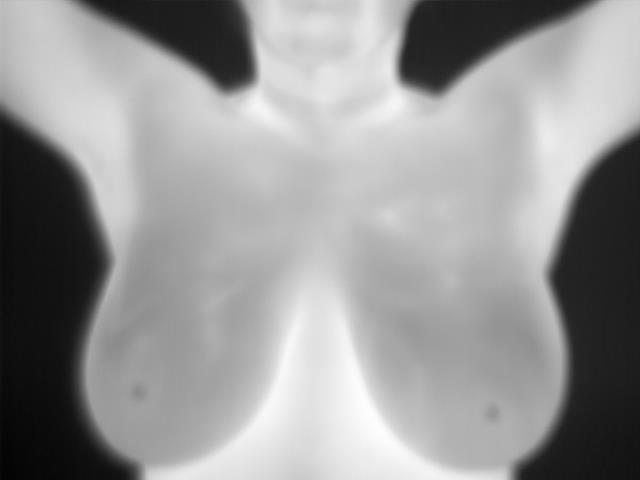
%> input picture images/T0001.1.1.S.2012-10-08.00_Healthy.jpg, 640 x 480 px; its folder holds only this picture in this run
$ octave main.m   (GNU Octave 9; MATLAB toolbox functions it lacks are replaced by stand-ins)
%> lines starting %> are read from the running program, lines starting %| are printed output that depends on the picture; in (x1, y1, x2, y2) boxes, pixels count from 0 and x2, y2 are one past the last pixel; in counts of white or black regions, pixels touching at a corner belong together; the program's own positions count from 1
### load_images.m
% Get list of all jpg images in provided directory

function [images, labels, n_images] = load_images(image_dir)
%> called with image_dir = 'images'

    if ~isdir(image_dir)
        error('Invalid image directory')
    end

    % list all files with extension '.jpg'
    imagefiles = dir(strcat(image_dir, '/*.jpg'));
    n_images = length(imagefiles);

    images = cell(1, n_images);
    labels = cell(1, n_images);

    disp(['Loading images from ', image_dir, '...']);

    for i = 1: n_images
        filename = strcat(image_dir, '/', imagefiles(i).name);
        image = imread(filename);
%> image is the input picture: size 480x640x3 uint8; min 2, max 255, mean 149.8
        images{i} = image;

        if strcmp(filename(end - 10: end - 4), 'Healthy') == 1
            labels{i} = 'Healthy';
        else
            labels{i} = 'Sick';
        end
        %images{i} = strip(image, 0.05, 0.12, 0.15, 0.05);
    end

    disp('Images loaded successfully !');
    disp(' ');
end

% [4 lines left out: function strip, not called in this run]


### test_segmentation.m
% utility function for viewing segmentations
function [] = test_segmentation(images, labels)

    disp('Image segmentation test...');

    HealthyCount = sum(strcmp(labels, 'Healthy'));
    SickCount = length(labels) - HealthyCount;

    disp(['Healthy Count : ' num2str(HealthyCount)]);
    disp(['Sick Count    : ' num2str(SickCount)]);
    disp(' ');

    % number of images in cell array
    n_images = length(images);

    for i = 1: n_images

        disp(['Image Number : ', num2str(i)]);
        disp(['Image Label  : ', labels(i)]);

        % Find the ROI
        img = images{i};
        gray = rgb2gray(img);
        seg = get_segment_ROI(gray);

        % Segment the images and get bflines
        [left, right, bflines] = get_segments_lr(seg);
        %
        % Display all the images
        subplot(221), imshow(gray);
        subplot(222), imshow(seg);

        if ~isempty(bflines)
            x = bflines{1}; y1 = bflines{2}; y2 = bflines{3};
            hold on;
            subplot(222), plot(x, y1, 'b', 'LineWidth', 2);
            subplot(222), plot(x, y2, 'b', 'LineWidth', 2);

            % find and plot the bifurcation point
            [bi_x, bi_y] = polyxpoly(x, y1, x, y2, 'unique');
            plot(bi_x, bi_y, 'o', 'MarkerEdgeColor', 'r', 'MarkerSize', 12, 'LineWidth', 3);
            hold off;
        else
            disp('Sorry, Cannot find bufurcation line !');
            disp(' ');
        end

        subplot(223), imshow(left);
        subplot(224), imshow(right);
        %}
        k = waitforbuttonpress;

    end

    disp('Image segmentation test completed !');
end

### get_segment_ROI.m
function seg = get_segment_ROI(src)

    %img = adapthisteq(src);
    img = src;

    % apply gaussian filter with sigma = 1.4 to filter noise
    h = fspecial('gaussian', [3, 3], 1.4);
    img = imfilter(img, h, 'replicate');

    % use canny edge detector to find the edges
    img = edge(img, 'canny', [0.15 0.20]);

    % use morphological dilation
    se = ones(3, 3, 'uint8');
    img = imdilate(img, se);

    %get the ROI
    [left, right, top, bottom] = get_bounding_rect(img);

    seg = src(top: bottom, left: right);

end

% return a bounding region for the Region of Interest
function [left, right, top, bottom] = get_bounding_rect(img)

    [y_img, x_img] = size(img);

    % strip off the bottom part of the image
    hpp = get_pp(img, 'hpp', 'reversed');
    %subplot(321), plot(hpp)

    % find the peaks and their respective locations
    [pks, locs] = findpeaks(hpp, 'MinPeakHeight', 0.5);
    if length(locs > 0)
        bottom = y_img - locs(1) + 1;
    else
        bottom = y_img;
    end
    img = img(1: bottom, :);

    %subplot(121), imshow(img);

    % strip off the image above neck region
    tmp = img(1: int64(bottom / 3), :);
    hpp = get_pp(tmp, 'hpp', 'reversed');
    %subplot(223), plot(hpp)

    % find the peaks and their respective locations
    [pks, locs] = findpeaks(hpp, 'MinPeakHeight', 0.5);
    if length(locs > 0)
        top = int64(bottom / 3) - locs(1);
    else
        top = 1;
    end
    img = img(top: bottom, :);

    % strip off the left and right side of breasts in given image
    vpp = get_pp(img, 'vpp');
    %subplot(322), plot(vpp)

    % find the peaks and their respective locations
    [pks, locs] = findpeaks(vpp, 'MinPeakHeight', 0.5);

    if length(locs > 0)
        left = locs(1);
    else
        left = 1;
    end
    if length(locs > 1)
        right = locs(end);
    else
        right = x_img;
    end

end


### get_pp.m
% Get the projection profile for input image
% two types of projection profile : Horizontal PP, and Vertical PP
function pp = get_pp(img, type, order)

    if strcmp(type, 'hpp')
        pp = sum(img, 2);
    elseif strcmp(type, 'vpp')
        pp = sum(img, 1);
    else
        error('Invalid projection profile ! Valid : hpp or vpp')
    end

    pp = reshape(pp, 1, length(pp));

    win = gausswin(4);
    pp = filter(win, 1, pp);

    % subtract the mean
    pp = pp - mean(pp);

    % normalize the projection profile
    peaks = sort(pp, 'descend');
    pp = pp / median(peaks(1: min(10, length(peaks))));

    % by default the vpp starts from left and hpp starts from top
    % that is, not reversed
    if nargin > 2
        if strcmp(order, 'reversed')
            pp = fliplr(pp);
        end
    end
end

### main.m
% test script
clear all;
clc;

% -------------------------------------------------------------------------
% Load all the images
image_dir = 'images';
[images, labels, n_images] = load_images(image_dir);
%> images = 1 item; labels = {'Healthy'}; n_images = 1


% -------------------------------------------------------------------------
% To do segmentation test run code, and comment everything below
 test_segmentation(images, labels);
%> in test_segmentation, `SickCount = length(labels) - HealthyCount;`: SickCount = 0
%| Healthy Count : 1
%| Sick Count    : 0
%> in test_segmentation, `n_images = length(images);`: n_images = 1
%> the loop in test_segmentation, `for i = 1: n_images` made 1 pass
%| Image Number : 1
%| {
%|   [1,1] = Image Label  :
%|   [1,2] = Healthy
%| }
%> pass 1, in get_segment_ROI, `img = edge(img, 'canny', [0.15 0.20]);`:
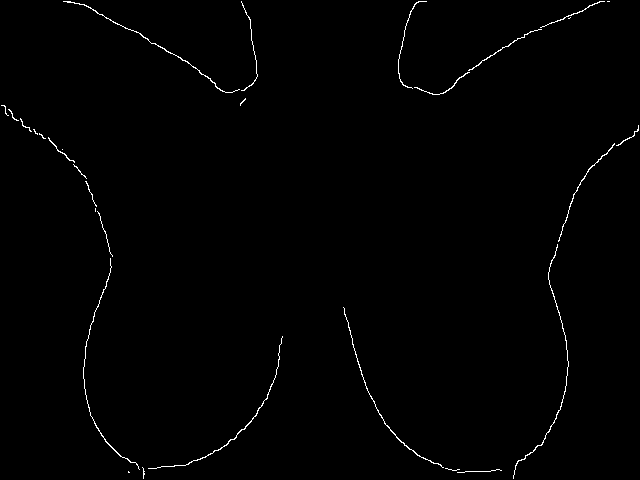
%> img: size 480x640 logical; 0.74% white in thin lines or dots
%> pass 1, in get_segment_ROI, `img = imdilate(img, se);`:
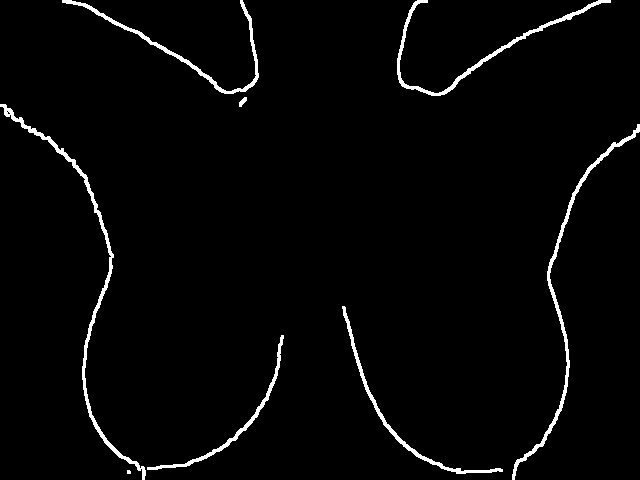
%> img: size 480x640 logical; 2.4% white; 8 white regions (1 under 20 px), largest, box (x1, y1, x2, y2) and area: (0, 104, 146, 480) 1747, (512, 124, 640, 480) 1520, (397, 0, 611, 96) 1268
%> the run ends on the next line

$ run again, on images/T0006.1.1.S.2012-10-17.00_Healthy.jpg
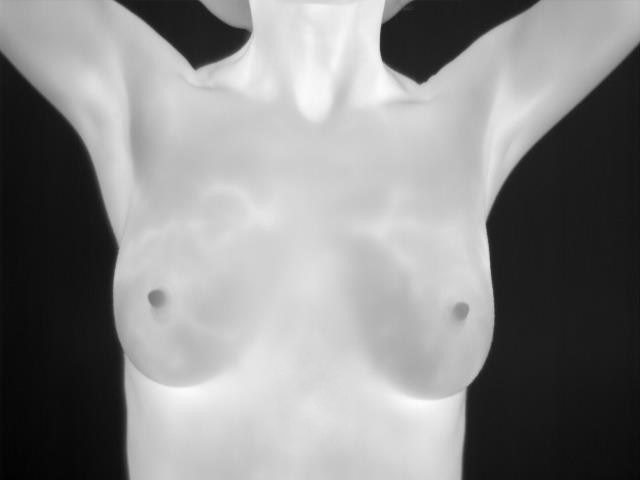
%> input picture images/T0006.1.1.S.2012-10-17.00_Healthy.jpg, 640 x 480 px
%> in load_images, image is the input picture: size 480x640x3 uint8; min 1, max 252, mean 136.7
%> `[images, labels, n_images] = load_images(image_dir);`: images = 1 item; labels = {'Healthy'}; n_images = 1
%> SickCount = 0
%| Healthy Count : 1
%| Sick Count    : 0
%> in test_segmentation, `n_images = length(images);`: n_images = 1
%> the loop in test_segmentation, `for i = 1: n_images` made 1 pass
%> (printed output is left out)
%> pass 1, in get_segment_ROI, `img = edge(img, 'canny', [0.15 0.20]);`:
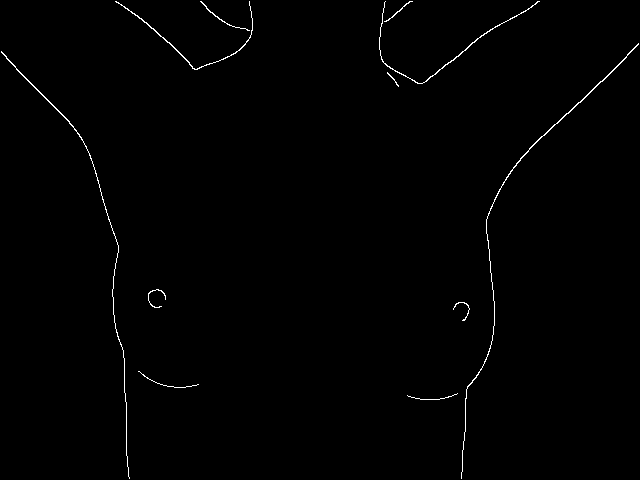
%> img: size 480x640 logical; 0.66% white in thin lines or dots
%> pass 1, in get_segment_ROI, `img = imdilate(img, se);`:
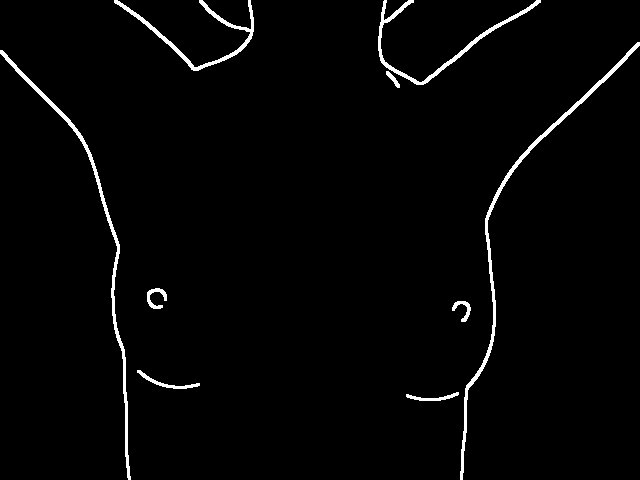
%> img: size 480x640 logical; 2.1% white; 9 white regions, largest, box (x1, y1, x2, y2) and area: (460, 42, 640, 480) 1859, (0, 50, 131, 480) 1661, (378, 0, 541, 85) 1118

$ run again, on images/T0009.1.1.D.2012-10-24.00_Healthy.jpg
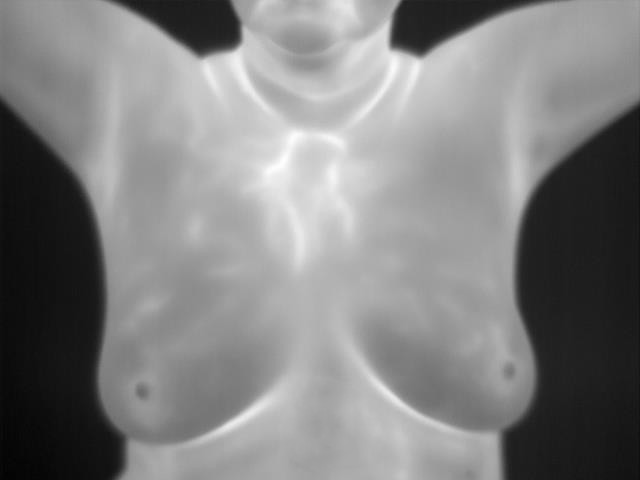
%> input picture images/T0009.1.1.D.2012-10-24.00_Healthy.jpg, 640 x 480 px
%> in load_images, image is the input picture: size 480x640x3 uint8; min 2, max 254, mean 128.5
%> `[images, labels, n_images] = load_images(image_dir);`: images = 1 item; labels = {'Healthy'}; n_images = 1
%> SickCount = 0
%| Healthy Count : 1
%| Sick Count    : 0
%> in test_segmentation, `n_images = length(images);`: n_images = 1
%> the loop in test_segmentation, `for i = 1: n_images` made 1 pass
%> (printed output is left out)
%> pass 1, in get_segment_ROI, `img = edge(img, 'canny', [0.15 0.20]);`:
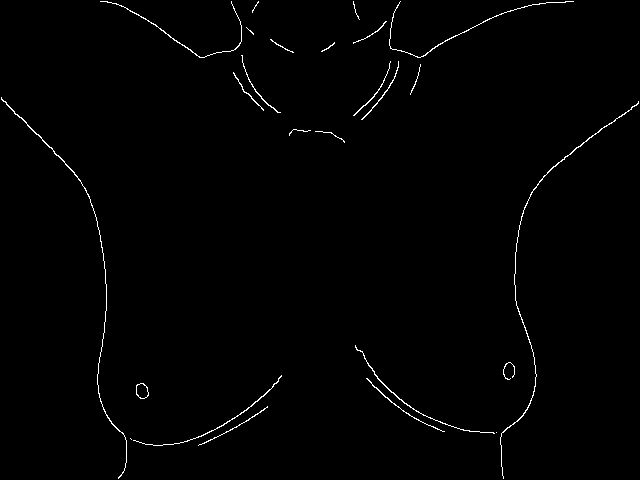
%> img: size 480x640 logical; 0.91% white in thin lines or dots
%> pass 1, in get_segment_ROI, `img = imdilate(img, se);`:
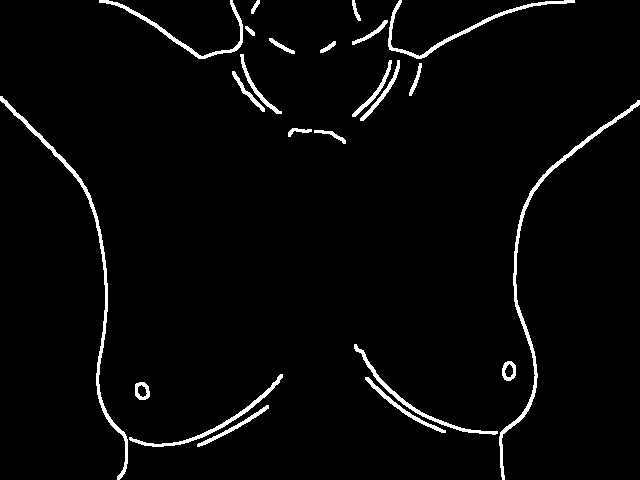
%> img: size 480x640 logical; 3% white; 23 white regions, largest, box (x1, y1, x2, y2) and area: (499, 100, 640, 480) 1646, (0, 96, 128, 480) 1559, (388, 0, 575, 59) 891

$ run again, on images/T0002.1.1.S.2012-10-08.00_Healthy.jpg
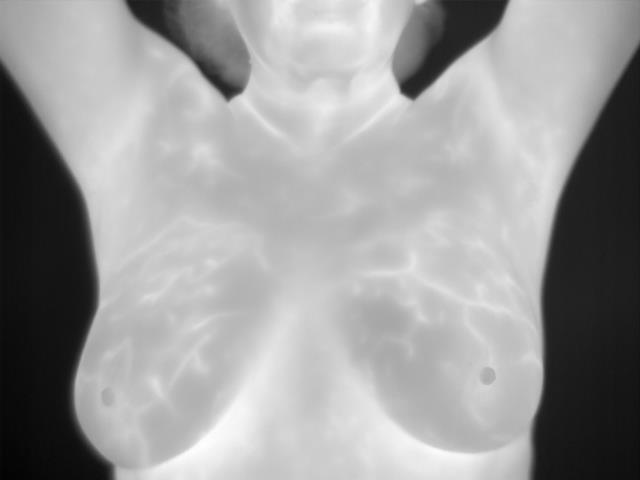
%> input picture images/T0002.1.1.S.2012-10-08.00_Healthy.jpg, 640 x 480 px
%> in load_images, image is the input picture: size 480x640x3 uint8; min 3, max 254, mean 154.9
%> `[images, labels, n_images] = load_images(image_dir);`: images = 1 item; labels = {'Healthy'}; n_images = 1
%> SickCount = 0
%| Healthy Count : 1
%| Sick Count    : 0
%> in test_segmentation, `n_images = length(images);`: n_images = 1
%> the loop in test_segmentation, `for i = 1: n_images` made 1 pass
%> (printed output is left out)
%> pass 1, in get_segment_ROI, `img = edge(img, 'canny', [0.15 0.20]);`:
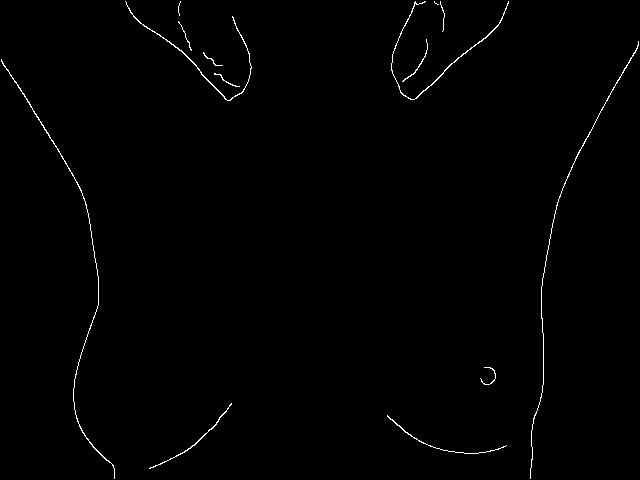
%> img: size 480x640 logical; 0.71% white in thin lines or dots
%> pass 1, in get_segment_ROI, `img = imdilate(img, se);`:
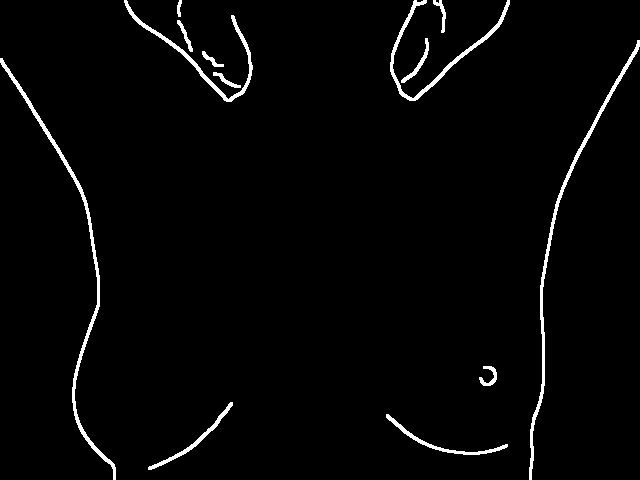
%> img: size 480x640 logical; 2.3% white; 13 white regions, largest, box (x1, y1, x2, y2) and area: (0, 58, 116, 480) 1687, (529, 40, 640, 480) 1597, (390, 0, 510, 101) 1029
